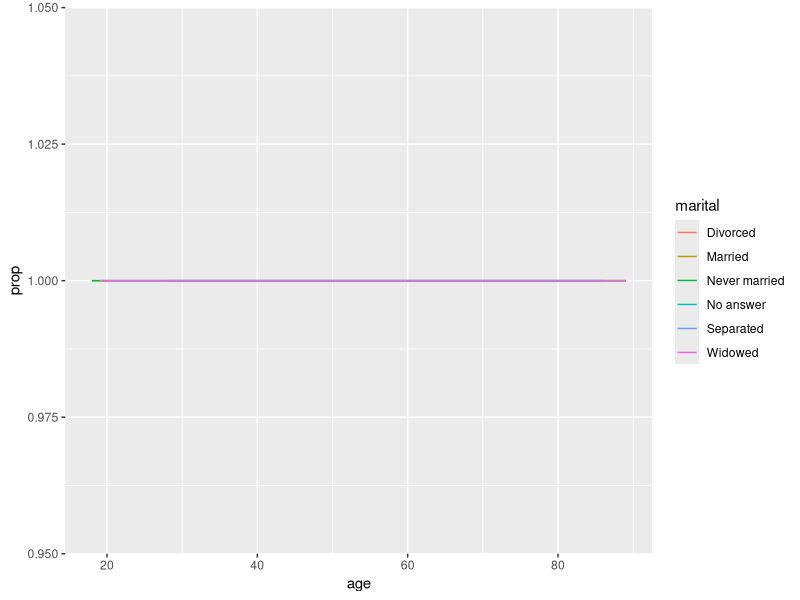

Write the R code that produced this figure.
## ---- chunk 1
knitr::opts_chunk$set(cache=TRUE)
## ---- chunk 2
#Load Libraries
library(tidyverse)
library(forcats)

# Load Data
gss <- read_csv("example_code/gss_cat.csv")


# Examine Data with Tibble
gss

# Group Data by Age and Marital Status
gss %>%
  filter(!is.na(age)) %>%
  group_by(age, marital) %>%
  count()

# Make a Simple Graph

# Organize the Data to Graph
by_age <- gss %>%
  filter(!is.na(age)) %>%
  group_by(age, marital) %>%
  count() %>%
  mutate(prop = n / sum(n))

# Graph the Data
ggplot(by_age, aes(age, prop)) +
  geom_line(aes(colour = marital))

